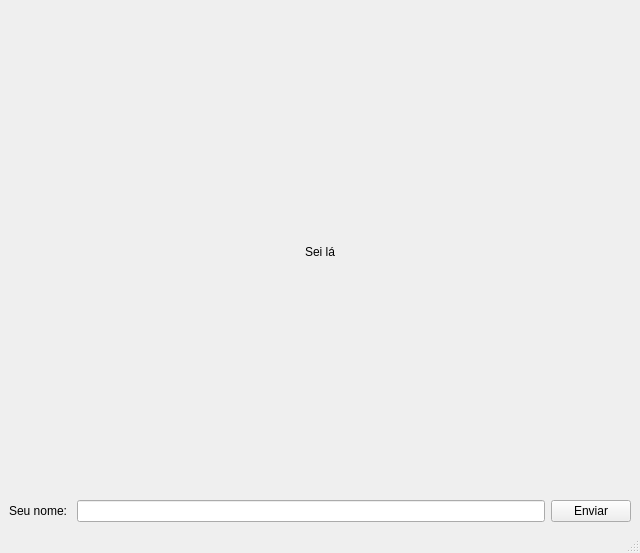
<?xml version="1.0" encoding="UTF-8"?>
<ui version="4.0">
 <class>MainWindow</class>
 <widget class="QMainWindow" name="MainWindow">
  <property name="geometry">
   <rect>
    <x>0</x>
    <y>0</y>
    <width>640</width>
    <height>553</height>
   </rect>
  </property>
  <property name="windowTitle">
   <string>MainWindow</string>
  </property>
  <widget class="QWidget" name="centralwidget">
   <layout class="QHBoxLayout" name="horizontalLayout">
    <item>
     <layout class="QGridLayout" name="gridLayout">
      <item row="0" column="0">
       <widget class="QLabel" name="label">
        <property name="text">
         <string>Sei lá</string>
        </property>
        <property name="alignment">
         <set>Qt::AlignmentFlag::AlignCenter</set>
        </property>
       </widget>
      </item>
      <item row="1" column="0">
       <layout class="QGridLayout" name="gridLayout_2">
        <item row="2" column="1">
         <widget class="QLineEdit" name="lineEdit"/>
        </item>
        <item row="2" column="0">
         <widget class="QLabel" name="label_2">
          <property name="text">
           <string>Seu nome: </string>
          </property>
         </widget>
        </item>
        <item row="2" column="2">
         <widget class="QPushButton" name="pushButton">
          <property name="text">
           <string>Enviar</string>
          </property>
         </widget>
        </item>
       </layout>
      </item>
     </layout>
    </item>
   </layout>
  </widget>
  <widget class="QMenuBar" name="menubar">
   <property name="geometry">
    <rect>
     <x>0</x>
     <y>0</y>
     <width>640</width>
     <height>33</height>
    </rect>
   </property>
  </widget>
  <widget class="QStatusBar" name="statusbar"/>
 </widget>
 <resources/>
 <connections/>
</ui>
